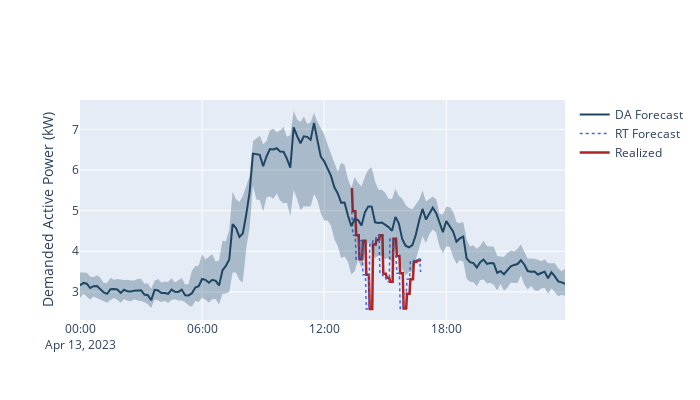
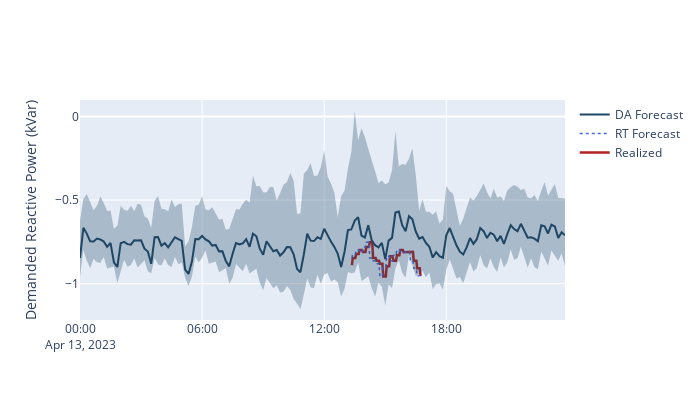
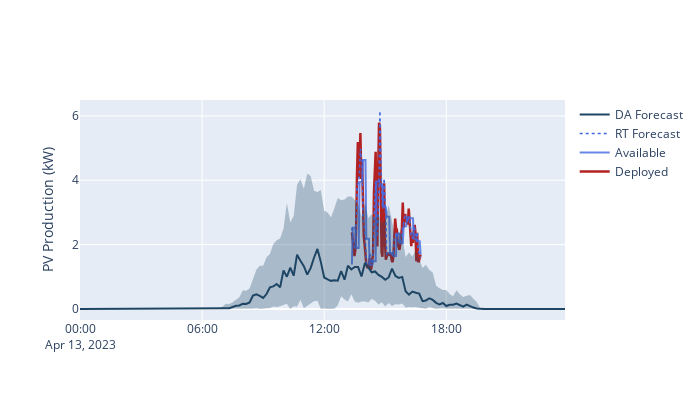
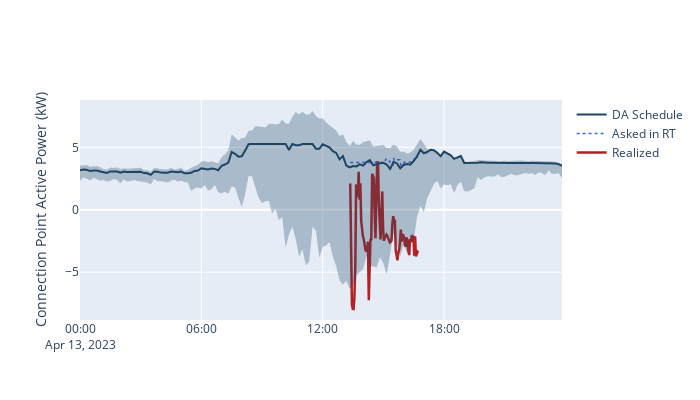

Notebook cell for these charts, in order:
### Code cell
if mode == 'sim':
    # Demanded active power
    m_aep = m_aep_func(result_p_dm[0, :], pdem_lag, date, False)
    print('DA Forecast, MAE (kW):', m_aep)
    m_aep = m_aep_func(pdem_for, pdem_lag, date, True)
    print('RT Forecast, MAE (kW):', m_aep)
    figuring(x, result_p_dm, 'DP', date, [], pdem_for, pdem_lag)
    # Demanded reactive power
    m_aep = m_aep_func(result_q_dm[0, :], qdem_lag, date, False)
    print('DA Forecast, MAE (kVar):', m_aep)
    m_aep = m_aep_func(qdem_for, qdem_lag, date, True)
    print('RT Forecast, MAE (kVar):', m_aep)
    figuring(x, result_q_dm, 'DQ', date, [], qdem_for, qdem_lag)
    # PV production
    m_aep = m_aep_func(result_p_pv[0, :], pv_max_lag, date, False)
    print('DA Forecast, MAE (kW):', m_aep)
    m_aep = m_aep_func(pv_max_for, pv_max_lag, date, True)
    print('RT Forecast, MAE (kW):', m_aep)
    figuring(x, result_p_pv, 'PV', date, pv_max_lag, pv_max_for, pv_sim)
    # ConnectionPoint P
    figuring(x, np.array([p_sc, rpp_sc, rpn_sc]), 'FP', date_p, [], asked_p, fp_sim)
    # ConnectionPoint Q
    figuring(x, np.array([q_sc, rqp_sc, rqn_sc]), 'FQ', date_q, [], asked_q, fq_sim)
elif mode == 'lab':
    # Demanded active power
    m_aep = m_aep_func(result_p_dm[0, :], pdem_lag, date, False)
    print('DA Forecast, MAE (kW):', m_aep)
    m_aep = m_aep_func(pdem_for, pdem_lag, date, True)
    print('RT Forecast, MAE (kW):', m_aep)
    figuring(x, result_p_dm, 'DP', date, [], pdem_for, pdem_lag)
    # Demanded reactive power
    m_aep = m_aep_func(result_q_dm[0, :], qdem_lag, date, False)
    print('DA Forecast, MAE (kVar):', m_aep)
    m_aep = m_aep_func(qdem_for, qdem_lag, date, True)
    print('RT Forecast, MAE (kVar):', m_aep)
    figuring(x, result_q_dm, 'DQ', date, [], qdem_for, qdem_lag)
    # PV production
    m_aep = m_aep_func(result_p_pv[0, :], pv_max_lag, date, False)
    print('DA Forecast, MAE (kW):', m_aep)
    m_aep = m_aep_func(pv_max_for, pv_max_lag, date, True)
    print('RT Forecast, MAE (kW):', m_aep)
    figuring(x, result_p_pv, 'PV', date, pv_max_lag, pv_max_for, pv_real)
    # ConnectionPoint P
    figuring(x, np.array([p_sc, rpp_sc, rpn_sc]), 'FP', date_p, [], asked_p, fp_real)
    # ConnectionPoint Q
    figuring(x, np.array([q_sc, rqp_sc, rqn_sc]), 'FQ', date_q, [], asked_q, fq_real)
# SoC
soc_pos = [result_soc[1] * result_soc[0]] * 144
soc_pos = [max([soc_pos[ii], 90 - soc_desired[ii]]) for ii in range(144)]
soc_neg = [result_soc[2] * result_soc[0]] * 144
soc_neg = [max([soc_neg[ii], soc_desired[ii] - 10]) for ii in range(144)]
figuring(x, np.array([soc_desired, soc_pos, soc_neg]), 'SOC', date_soc, [], [], soc_real)
figuring(x, np.array([p_sc, rpp_sc, rpn_sc]), 'p_bat_setpoint', date_p, [], bat_p_sp,[])
figuring(x, np.array([q_sc, rqp_sc, rqn_sc]), 'q_bat_setpoint', date_q, [], bat_q_sp,[])
